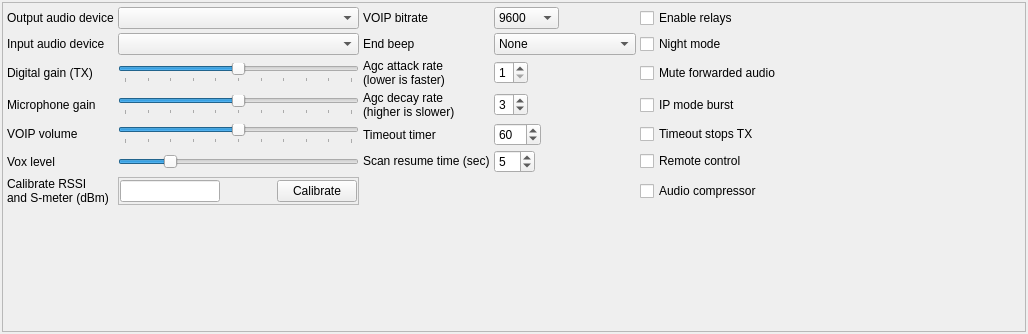
            <widget class="QWidget" name="tab">
             <attribute name="title">
              <string>Radio settings</string>
             </attribute>
             <layout class="QVBoxLayout" name="verticalLayout_3">
              <property name="spacing">
               <number>2</number>
              </property>
              <property name="leftMargin">
               <number>2</number>
              </property>
              <property name="topMargin">
               <number>2</number>
              </property>
              <property name="rightMargin">
               <number>2</number>
              </property>
              <property name="bottomMargin">
               <number>2</number>
              </property>
              <item>
               <widget class="QFrame" name="gridFrame">
                <property name="sizePolicy">
                 <sizepolicy hsizetype="MinimumExpanding" vsizetype="MinimumExpanding">
                  <horstretch>0</horstretch>
                  <verstretch>0</verstretch>
                 </sizepolicy>
                </property>
                <property name="minimumSize">
                 <size>
                  <width>1024</width>
                  <height>330</height>
                 </size>
                </property>
                <property name="maximumSize">
                 <size>
                  <width>16777215</width>
                  <height>450</height>
                 </size>
                </property>
                <property name="styleSheet">
                 <string notr="true">font: 9pt &quot;Sans Serif&quot;;</string>
                </property>
                <property name="frameShape">
                 <enum>QFrame::StyledPanel</enum>
                </property>
                <property name="frameShadow">
                 <enum>QFrame::Raised</enum>
                </property>
                <layout class="QGridLayout" name="gridLayout_5">
                 <property name="sizeConstraint">
                  <enum>QLayout::SetDefaultConstraint</enum>
                 </property>
                 <property name="leftMargin">
                  <number>4</number>
                 </property>
                 <property name="topMargin">
                  <number>4</number>
                 </property>
                 <property name="rightMargin">
                  <number>4</number>
                 </property>
                 <property name="bottomMargin">
                  <number>4</number>
                 </property>
                 <property name="spacing">
                  <number>4</number>
                 </property>
                 <item row="2" column="1">
                  <widget class="QComboBox" name="audioOutputComboBox">
                   <property name="sizePolicy">
                    <sizepolicy hsizetype="MinimumExpanding" vsizetype="Fixed">
                     <horstretch>0</horstretch>
                     <verstretch>0</verstretch>
                    </sizepolicy>
                   </property>
                  </widget>
                 </item>
                 <item row="5" column="4">
                  <widget class="QCheckBox" name="nightModeCheckBox">
                   <property name="text">
                    <string>Night mode</string>
                   </property>
                  </widget>
                 </item>
                 <item row="7" column="3">
                  <widget class="QSpinBox" name="agcDecaySpinBox">
                   <property name="sizePolicy">
                    <sizepolicy hsizetype="Fixed" vsizetype="Fixed">
                     <horstretch>0</horstretch>
                     <verstretch>0</verstretch>
                    </sizepolicy>
                   </property>
                   <property name="minimum">
                    <number>1</number>
                   </property>
                   <property name="maximum">
                    <number>6</number>
                   </property>
                   <property name="value">
                    <number>3</number>
                   </property>
                  </widget>
                 </item>
                 <item row="5" column="1">
                  <widget class="QComboBox" name="audioInputComboBox">
                   <property name="sizePolicy">
                    <sizepolicy hsizetype="MinimumExpanding" vsizetype="Fixed">
                     <horstretch>0</horstretch>
                     <verstretch>0</verstretch>
                    </sizepolicy>
                   </property>
                  </widget>
                 </item>
                 <item row="6" column="1">
                  <widget class="QSlider" name="digitalGainSlider">
                   <property name="minimum">
                    <number>0</number>
                   </property>
                   <property name="maximum">
                    <number>10</number>
                   </property>
                   <property name="pageStep">
                    <number>1</number>
                   </property>
                   <property name="value">
                    <number>5</number>
                   </property>
                   <property name="orientation">
                    <enum>Qt::Horizontal</enum>
                   </property>
                   <property name="tickPosition">
                    <enum>QSlider::TicksBelow</enum>
                   </property>
                   <property name="tickInterval">
                    <number>1</number>
                   </property>
                  </widget>
                 </item>
                 <item row="7" column="0">
                  <widget class="QLabel" name="label_30">
                   <property name="sizePolicy">
                    <sizepolicy hsizetype="Fixed" vsizetype="Fixed">
                     <horstretch>0</horstretch>
                     <verstretch>0</verstretch>
                    </sizepolicy>
                   </property>
                   <property name="text">
                    <string>Microphone gain</string>
                   </property>
                  </widget>
                 </item>
                 <item row="2" column="4">
                  <widget class="QCheckBox" name="checkBoxRelays">
                   <property name="text">
                    <string>Enable relays</string>
                   </property>
                  </widget>
                 </item>
                 <item row="8" column="3">
                  <widget class="QSpinBox" name="timeoutTimerSpinBox">
                   <property name="sizePolicy">
                    <sizepolicy hsizetype="Fixed" vsizetype="Fixed">
                     <horstretch>0</horstretch>
                     <verstretch>0</verstretch>
                    </sizepolicy>
                   </property>
                   <property name="suffix">
                    <string/>
                   </property>
                   <property name="maximum">
                    <number>300</number>
                   </property>
                   <property name="value">
                    <number>60</number>
                   </property>
                  </widget>
                 </item>
                 <item row="8" column="1">
                  <widget class="QSlider" name="voipGainSlider">
                   <property name="maximum">
                    <number>100</number>
                   </property>
                   <property name="singleStep">
                    <number>10</number>
                   </property>
                   <property name="value">
                    <number>50</number>
                   </property>
                   <property name="orientation">
                    <enum>Qt::Horizontal</enum>
                   </property>
                   <property name="tickPosition">
                    <enum>QSlider::TicksBelow</enum>
                   </property>
                   <property name="tickInterval">
                    <number>10</number>
                   </property>
                  </widget>
                 </item>
                 <item row="7" column="4">
                  <widget class="QCheckBox" name="burstIPCheckBox">
                   <property name="text">
                    <string>IP mode burst</string>
                   </property>
                  </widget>
                 </item>
                 <item row="2" column="0">
                  <widget class="QLabel" name="label_33">
                   <property name="sizePolicy">
                    <sizepolicy hsizetype="Fixed" vsizetype="Fixed">
                     <horstretch>0</horstretch>
                     <verstretch>0</verstretch>
                    </sizepolicy>
                   </property>
                   <property name="text">
                    <string>Output audio device</string>
                   </property>
                  </widget>
                 </item>
                 <item row="9" column="4">
                  <widget class="QCheckBox" name="remoteControlCheckBox">
                   <property name="text">
                    <string>Remote control</string>
                   </property>
                  </widget>
                 </item>
                 <item row="6" column="4">
                  <widget class="QCheckBox" name="muteForwardedAudioCheckBox">
                   <property name="text">
                    <string>Mute forwarded audio</string>
                   </property>
                  </widget>
                 </item>
                 <item row="8" column="2">
                  <widget class="QLabel" name="label_46">
                   <property name="text">
                    <string>Timeout timer</string>
                   </property>
                  </widget>
                 </item>
                 <item row="7" column="2">
                  <widget class="QLabel" name="label_37">
                   <property name="sizePolicy">
                    <sizepolicy hsizetype="Fixed" vsizetype="Fixed">
                     <horstretch>0</horstretch>
                     <verstretch>0</verstretch>
                    </sizepolicy>
                   </property>
                   <property name="text">
                    <string>Agc decay rate
(higher is slower)</string>
                   </property>
                  </widget>
                 </item>
                 <item row="8" column="4">
                  <widget class="QCheckBox" name="totStopTxCheckBox">
                   <property name="text">
                    <string>Timeout stops TX</string>
                   </property>
                  </widget>
                 </item>
                 <item row="5" column="0">
                  <widget class="QLabel" name="label_32">
                   <property name="sizePolicy">
                    <sizepolicy hsizetype="Fixed" vsizetype="Fixed">
                     <horstretch>0</horstretch>
                     <verstretch>0</verstretch>
                    </sizepolicy>
                   </property>
                   <property name="text">
                    <string>Input audio device</string>
                   </property>
                  </widget>
                 </item>
                 <item row="9" column="0">
                  <widget class="QLabel" name="label_42">
                   <property name="text">
                    <string>Vox level</string>
                   </property>
                  </widget>
                 </item>
                 <item row="8" column="0">
                  <widget class="QLabel" name="label_38">
                   <property name="sizePolicy">
                    <sizepolicy hsizetype="Fixed" vsizetype="Fixed">
                     <horstretch>0</horstretch>
                     <verstretch>0</verstretch>
                    </sizepolicy>
                   </property>
                   <property name="text">
                    <string>VOIP volume</string>
                   </property>
                  </widget>
                 </item>
                 <item row="12" column="5">
                  <spacer name="horizontalSpacer_12">
                   <property name="orientation">
                    <enum>Qt::Horizontal</enum>
                   </property>
                   <property name="sizeHint" stdset="0">
                    <size>
                     <width>40</width>
                     <height>20</height>
                    </size>
                   </property>
                  </spacer>
                 </item>
                 <item row="6" column="3">
                  <widget class="QSpinBox" name="agcAttackSpinBox">
                   <property name="sizePolicy">
                    <sizepolicy hsizetype="Fixed" vsizetype="Fixed">
                     <horstretch>0</horstretch>
                     <verstretch>0</verstretch>
                    </sizepolicy>
                   </property>
                   <property name="minimum">
                    <number>1</number>
                   </property>
                   <property name="maximum">
                    <number>6</number>
                   </property>
                  </widget>
                 </item>
                 <item row="6" column="0">
                  <widget class="QLabel" name="label_36">
                   <property name="sizePolicy">
                    <sizepolicy hsizetype="Fixed" vsizetype="Fixed">
                     <horstretch>0</horstretch>
                     <verstretch>0</verstretch>
                    </sizepolicy>
                   </property>
                   <property name="text">
                    <string>Digital gain (TX)</string>
                   </property>
                  </widget>
                 </item>
                 <item row="6" column="2">
                  <widget class="QLabel" name="label_19">
                   <property name="sizePolicy">
                    <sizepolicy hsizetype="Fixed" vsizetype="Fixed">
                     <horstretch>0</horstretch>
                     <verstretch>0</verstretch>
                    </sizepolicy>
                   </property>
                   <property name="text">
                    <string>Agc attack rate
(lower is faster)</string>
                   </property>
                  </widget>
                 </item>
                 <item row="9" column="1">
                  <widget class="QSlider" name="voxLevelSlider">
                   <property name="maximum">
                    <number>100</number>
                   </property>
                   <property name="pageStep">
                    <number>10</number>
                   </property>
                   <property name="value">
                    <number>20</number>
                   </property>
                   <property name="orientation">
                    <enum>Qt::Horizontal</enum>
                   </property>
                  </widget>
                 </item>
                 <item row="7" column="1">
                  <widget class="QSlider" name="micGainSlider">
                   <property name="maximum">
                    <number>100</number>
                   </property>
                   <property name="singleStep">
                    <number>10</number>
                   </property>
                   <property name="value">
                    <number>50</number>
                   </property>
                   <property name="orientation">
                    <enum>Qt::Horizontal</enum>
                   </property>
                   <property name="tickPosition">
                    <enum>QSlider::TicksBelow</enum>
                   </property>
                   <property name="tickInterval">
                    <number>10</number>
                   </property>
                  </widget>
                 </item>
                 <item row="10" column="4">
                  <widget class="QCheckBox" name="checkBoxAudioCompressor">
                   <property name="text">
                    <string>Audio compressor</string>
                   </property>
                  </widget>
                 </item>
                 <item row="10" column="0">
                  <widget class="QLabel" name="label_34">
                   <property name="sizePolicy">
                    <sizepolicy hsizetype="Fixed" vsizetype="Fixed">
                     <horstretch>0</horstretch>
                     <verstretch>0</verstretch>
                    </sizepolicy>
                   </property>
                   <property name="text">
                    <string>Calibrate RSSI
and S-meter (dBm)</string>
                   </property>
                  </widget>
                 </item>
                 <item row="10" column="1">
                  <widget class="QFrame" name="frame_9">
                   <property name="frameShape">
                    <enum>QFrame::StyledPanel</enum>
                   </property>
                   <property name="frameShadow">
                    <enum>QFrame::Raised</enum>
                   </property>
                   <layout class="QHBoxLayout" name="horizontalLayout_6">
                    <property name="spacing">
                     <number>4</number>
                    </property>
                    <property name="leftMargin">
                     <number>1</number>
                    </property>
                    <property name="topMargin">
                     <number>1</number>
                    </property>
                    <property name="rightMargin">
                     <number>1</number>
                    </property>
                    <property name="bottomMargin">
                     <number>1</number>
                    </property>
                    <item>
                     <widget class="QLineEdit" name="rssiCalibrateEdit">
                      <property name="sizePolicy">
                       <sizepolicy hsizetype="Fixed" vsizetype="Fixed">
                        <horstretch>0</horstretch>
                        <verstretch>0</verstretch>
                       </sizepolicy>
                      </property>
                      <property name="maximumSize">
                       <size>
                        <width>100</width>
                        <height>16777215</height>
                       </size>
                      </property>
                      <property name="toolTip">
                       <string>Enter calibration value for known signal</string>
                      </property>
                     </widget>
                    </item>
                    <item>
                     <spacer name="horizontalSpacer_18">
                      <property name="orientation">
                       <enum>Qt::Horizontal</enum>
                      </property>
                      <property name="sizeHint" stdset="0">
                       <size>
                        <width>40</width>
                        <height>20</height>
                       </size>
                      </property>
                     </spacer>
                    </item>
                    <item>
                     <widget class="QPushButton" name="rssiCalibrateButton">
                      <property name="text">
                       <string>Calibrate</string>
                      </property>
                     </widget>
                    </item>
                   </layout>
                  </widget>
                 </item>
                 <item row="9" column="2">
                  <widget class="QLabel" name="label_40">
                   <property name="sizePolicy">
                    <sizepolicy hsizetype="Fixed" vsizetype="Fixed">
                     <horstretch>0</horstretch>
                     <verstretch>0</verstretch>
                    </sizepolicy>
                   </property>
                   <property name="text">
                    <string>Scan resume time (sec)</string>
                   </property>
                  </widget>
                 </item>
                 <item row="9" column="3">
                  <widget class="QSpinBox" name="scanTimerSpinBox">
                   <property name="sizePolicy">
                    <sizepolicy hsizetype="Fixed" vsizetype="Fixed">
                     <horstretch>0</horstretch>
                     <verstretch>0</verstretch>
                    </sizepolicy>
                   </property>
                   <property name="minimum">
                    <number>1</number>
                   </property>
                   <property name="maximum">
                    <number>30</number>
                   </property>
                   <property name="value">
                    <number>5</number>
                   </property>
                  </widget>
                 </item>
                 <item row="2" column="2">
                  <widget class="QLabel" name="label_43">
                   <property name="text">
                    <string>VOIP bitrate</string>
                   </property>
                  </widget>
                 </item>
                 <item row="2" column="3">
                  <widget class="QComboBox" name="voipBitrateComboBox">
                   <property name="sizePolicy">
                    <sizepolicy hsizetype="Fixed" vsizetype="Fixed">
                     <horstretch>0</horstretch>
                     <verstretch>0</verstretch>
                    </sizepolicy>
                   </property>
                   <item>
                    <property name="text">
                     <string>9600</string>
                    </property>
                   </item>
                   <item>
                    <property name="text">
                     <string>19200</string>
                    </property>
                   </item>
                   <item>
                    <property name="text">
                     <string>24600</string>
                    </property>
                   </item>
                   <item>
                    <property name="text">
                     <string>38400</string>
                    </property>
                   </item>
                   <item>
                    <property name="text">
                     <string>48000</string>
                    </property>
                   </item>
                  </widget>
                 </item>
                 <item row="5" column="2">
                  <widget class="QLabel" name="label_44">
                   <property name="text">
                    <string>End beep</string>
                   </property>
                  </widget>
                 </item>
                 <item row="5" column="3">
                  <widget class="QComboBox" name="endBeepComboBox">
                   <property name="sizePolicy">
                    <sizepolicy hsizetype="Fixed" vsizetype="Fixed">
                     <horstretch>0</horstretch>
                     <verstretch>0</verstretch>
                    </sizepolicy>
                   </property>
                   <property name="maximumSize">
                    <size>
                     <width>300</width>
                     <height>16777215</height>
                    </size>
                   </property>
                   <item>
                    <property name="text">
                     <string>None</string>
                    </property>
                   </item>
                   <item>
                    <property name="text">
                     <string>End beep 1</string>
                    </property>
                   </item>
                   <item>
                    <property name="text">
                     <string>1500 Hz tone</string>
                    </property>
                   </item>
                   <item>
                    <property name="text">
                     <string>MDC1200</string>
                    </property>
                   </item>
                   <item>
                    <property name="text">
                     <string>MODAT</string>
                    </property>
                   </item>
                   <item>
                    <property name="text">
                     <string>TalkPermit</string>
                    </property>
                   </item>
                   <item>
                    <property name="text">
                     <string>MDC1200 Preamble</string>
                    </property>
                   </item>
                   <item>
                    <property name="text">
                     <string>Status Change</string>
                    </property>
                   </item>
                   <item>
                    <property name="text">
                     <string>Beep Beep</string>
                    </property>
                   </item>
                   <item>
                    <property name="text">
                     <string>Caution</string>
                    </property>
                   </item>
                  </widget>
                 </item>
                 <item row="12" column="0">
                  <spacer name="verticalSpacer_2">
                   <property name="orientation">
                    <enum>Qt::Vertical</enum>
                   </property>
                   <property name="sizeType">
                    <enum>QSizePolicy::MinimumExpanding</enum>
                   </property>
                   <property name="sizeHint" stdset="0">
                    <size>
                     <width>20</width>
                     <height>20</height>
                    </size>
                   </property>
                  </spacer>
                 </item>
                </layout>
               </widget>
              </item>
             </layout>
            </widget>
